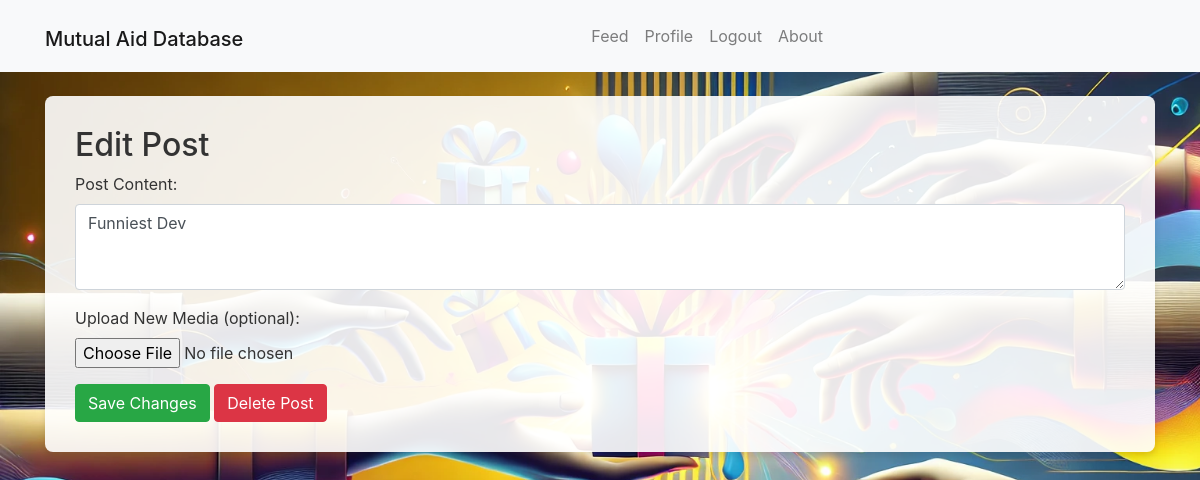
The page /edit_post/1 (signed in) on the database as committed earlier.
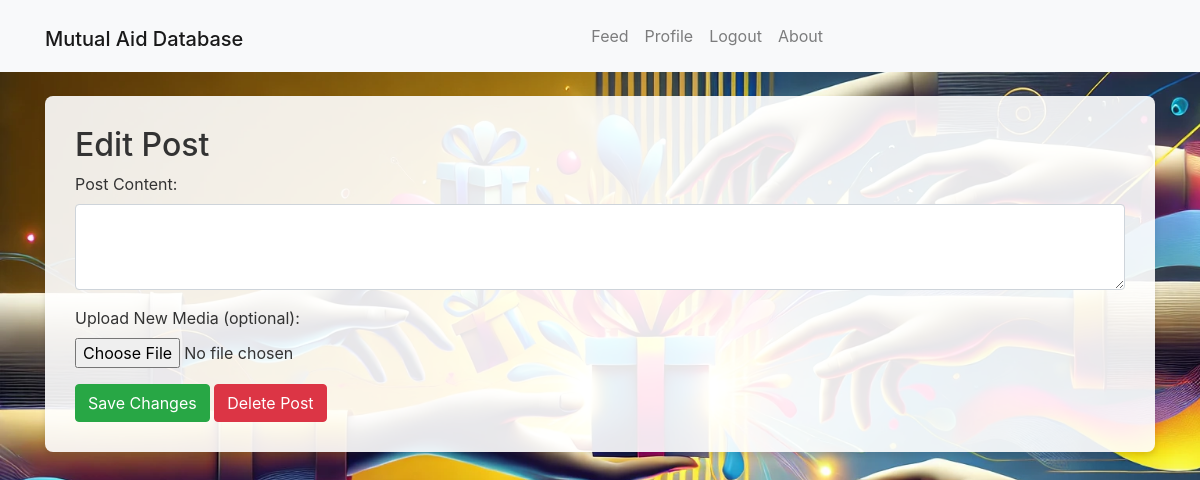
The same page on the database as committed later.
### app/models.py (models this page shows, shortened)
class Post(db.Model):
    __tablename__ = 'post'
    id = db.Column(db.Integer, primary_key=True)
    user_id = db.Column(db.Integer, db.ForeignKey('users.id'), nullable=False)
    content = db.Column(db.String(140), nullable=False)
    media_filename = db.Column(db.String(255), nullable=True)
    category = db.Column(db.String(55), nullable=False) # Category of the post (e.g., "Help Needed", "Donation", etc.)
    status = db.Column(db.String(55), nullable=False, default='Pending') # Status of the post (e.g., "Pending", "Approved", "Rejected")
    timestamp = db.Column(db.DateTime, index=True, nullable=False, default=datetime.utcnow)

### app/routes.py (the view, shortened to what this page needs)
@main.route('/edit_post/<int:post_id>', methods=['GET', 'POST'])
def edit_post(post_id):
    if 'user_id' not in session:
        flash('Please log in to edit posts.', 'warning')
        return redirect(url_for('main.login'))
    post = Post.query.get_or_404(post_id)
    if post.user_id != session['user_id']:
        flash("You are not allowed to edit this post.", 'danger')
        return redirect(url_for('main.feed'))
    return render_template('edit_post.html', post=post)

### app/templates/edit_post.html (shortened to what this page needs)
{% extends "base.html" %}
{% block content %}
<div class="form-container">
  <h2>Edit Post</h2>
  <form method="POST" action="{{ url_for('main.edit_post', post_id=post.id) }}" enctype="multipart/form-data">
      <div class="form-group">
          <label for="content">Post Content:</label>
          <textarea name="content" id="content" class="form-control" rows="3">{{ post.content }}</textarea>
      </div>
      <div class="form-group">
          <label for="media">Upload New Media (optional):</label>
          <input type="file" name="media" id="media" class="form-control-file">
      </div>
      <button type="submit" class="btn btn-success">Save Changes</button>
      <button type="submit" name="delete" value="delete" class="btn btn-danger" onclick="return confirm('Are you sure you want to delete this post?');">Delete Post</button>
  </form>
</div>
{% endblock %}

Rows that differ between the two databases and show on the page:
no longer on this page (row edited): Post: content "Funniest Dev"
